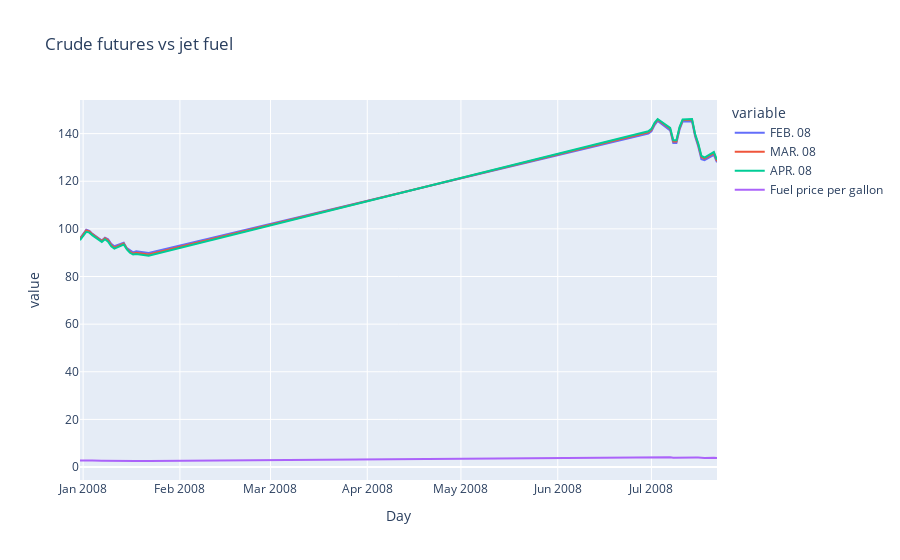

Notebook source saved alongside this figure:
### Code cell
# Southwest hedge analysis using futures and jet fuel prices
sheet='Light Crude fut. prices'
raw_prices = pd.read_excel(hw2_path, sheet_name=sheet, header=None)
header_row = 3
cols = raw_prices.iloc[header_row].tolist()
data = raw_prices.iloc[header_row+1:, :len(cols)].copy()
data.columns = cols
fuel_col = 'Fuel price per gallon'
data = data.dropna(subset=['Day']).copy()
data['Day'] = pd.to_datetime(data['Day'], errors='coerce')
for c in ['FEB. 08','MAR. 08','APR. 08', fuel_col]:
    data[c] = pd.to_numeric(data[c], errors='coerce')
hedge_slice = data.dropna(subset=['FEB. 08','MAR. 08','APR. 08'])

contracts_per_month = {
    'JAN': ('FEB. 08','2008-01-22'),
    'FEB': ('MAR. 08','2008-02-20'),
    'MAR': ('APR. 08','2008-03-20'),
}
consumption_gal = 1511e6/4
barrels_per_month = consumption_gal/3/42
hedge_ratio = 0.75
pnl_rows = []

for month,(contract, settle_date) in contracts_per_month.items():
    settle_date = pd.to_datetime(settle_date)
    trade_row = hedge_slice.iloc[hedge_slice['Day'].sub(pd.to_datetime('2007-12-31')).abs().idxmin()]
    settle_row = hedge_slice.iloc[hedge_slice['Day'].sub(settle_date).abs().idxmin()]
    price_on_trade = trade_row[contract]
    settle_price = settle_row[contract]
    jet_price = settle_row[fuel_col]
    contracts_needed = hedge_ratio * barrels_per_month
    pnl_per_barrel = settle_price - price_on_trade
    total_pnl = pnl_per_barrel * contracts_needed * 1000
    implicit_price = jet_price - total_pnl/(contracts_needed*1000*42)
    pnl_rows.append({'Month':month,'FuturesStart':price_on_trade,'FuturesSettle':settle_price,'JetFuel':jet_price,'Contracts':contracts_needed,'TotalPnL':total_pnl,'ImplicitJetPrice':implicit_price})

hedge_df = pd.DataFrame(pnl_rows)
display(hedge_df)
fig = px.line(hedge_slice, x='Day', y=['FEB. 08','MAR. 08','APR. 08',fuel_col], title='Crude futures vs jet fuel')
fig.show()
